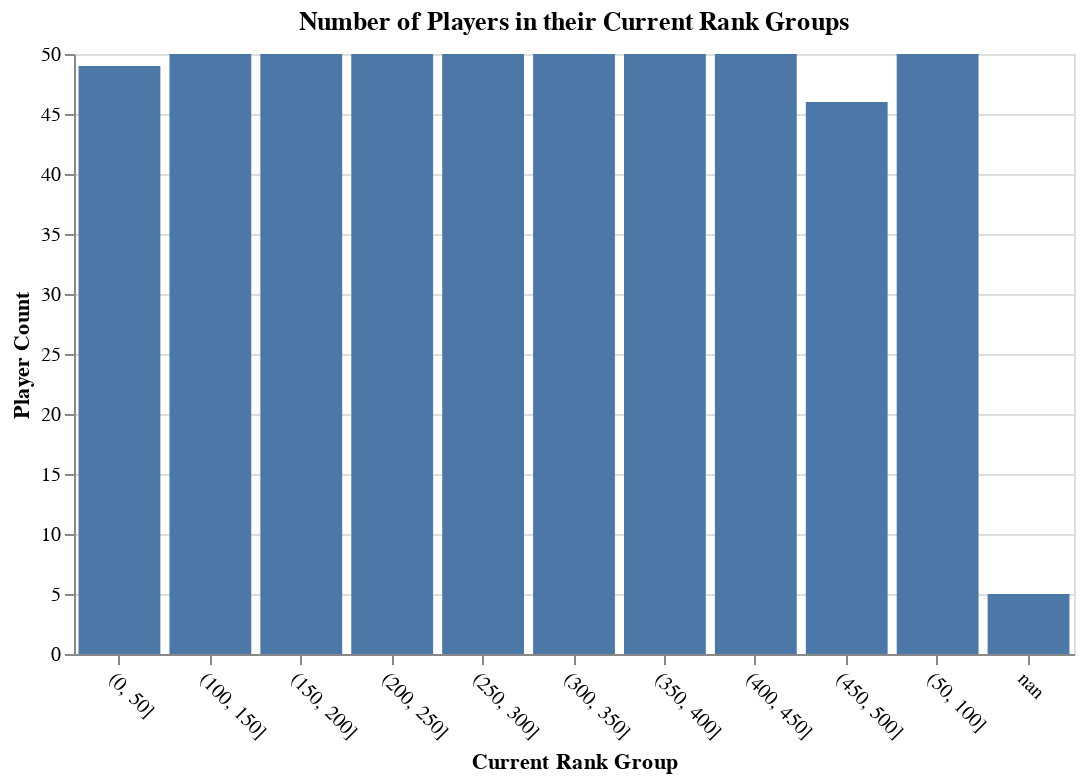

The notebook cell this image was saved under:
### Code cell
df['Current Rank Group'] = pd.cut(df['Clean_Current_Rank'], bins=bins)
df["Current Rank Group"]= df["Current Rank Group"].astype(str)

# Count the number of players in each rank group
rank_counts = df['Current Rank Group'].value_counts().sort_index().reset_index()
rank_counts.columns = ['Current Rank Group', 'Player Count']


plot3 = alt.Chart(rank_counts).mark_bar().encode(
    x='Current Rank Group:O',  # O: Ordinal (categorical) axis
    y='Player Count:Q',  # Q: Quantitative axis (numerical)
    tooltip=['Current Rank Group', 'Player Count']  # Hover tooltip with data
).properties(
    title='Number of Players in their Current Rank Groups'
).configure_axisX(
    labelAngle=45
).configure_view(
    width=500)
plot3

### Figure 1 — Vega-Lite specification as saved in the notebook (floating-point values rounded to 4 significant figures)
{"config": {"view": {"continuousWidth": 400, "continuousHeight": 300, "width": 500}, "axisX": {"labelAngle": 45}}, "data": {"name": "data-e1fe39e73cd729eef53c6789b1323a49"}, "mark": "bar", "encoding": {"tooltip": [{"field": "Current Rank Group", "type": "nominal"}, {"field": "Player Count", "type": "quantitative"}], "x": {"field": "Current Rank Group", "type": "ordinal"}, "y": {"field": "Player Count", "type": "quantitative"}}, "title": "Number of Players in their Current Rank Groups", "$schema": "https://vega.github.io/schema/vega-lite/v4.17.0.json", "datasets": {"data-e1fe39e73cd729eef53c6789b1323a49": [{"Current Rank Group": "(0, 50]", "Player Count": 49}, {"Current Rank Group": "(100, 150]", "Player Count": 50}, {"Current Rank Group": "(150, 200]", "Player Count": 50}, {"Current Rank Group": "(200, 250]", "Player Count": 50}, {"Current Rank Group": "(250, 300]", "Player Count": 50}, {"Current Rank Group": "(300, 350]", "Player Count": 50}, {"Current Rank Group": "(350, 400]", "Player Count": 50}, {"Current Rank Group": "(400, 450]", "Player Count": 50}, {"Current Rank Group": "(450, 500]", "Player Count": 46}, {"Current Rank Group": "(50, 100]", "Player Count": 50}, {"Current Rank Group": "nan", "Player Count": 5}]}}
